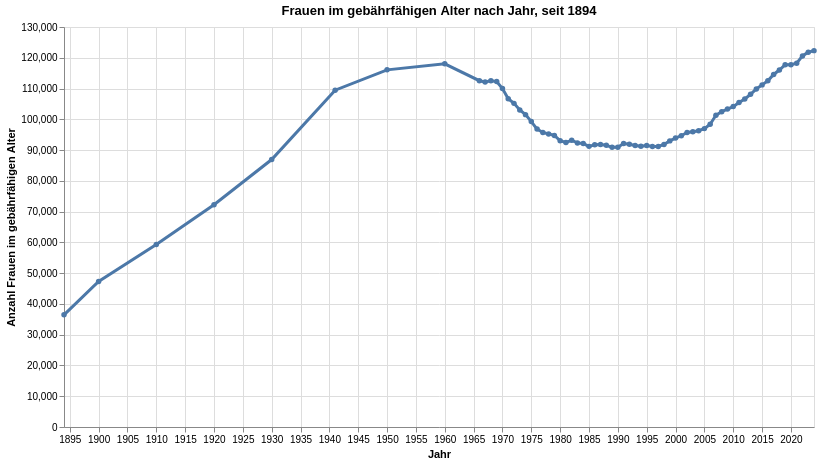

Notebook code cell kept with this figure:
### Code cell
grafik3 = mypy_dv.plot_altair_multiline_highlight(
    data = myAgg1.reset_index()
    ,x = 'StichtagDatJahr'
    ,y = 'sum_Frauen15bis49_noDM'
    ,x_beschriftung = 'Jahr'
    , y_beschriftung = 'Anzahl Frauen im gebährfähigen Alter'
    #,category = "ThemaLang"
    ,category_beschriftung= 'Legende:'
    ,warning_status = "ignore" #always or ignore
    ,myTitle="Frauen im gebährfähigen Alter nach Jahr, seit "+data_min_date
)
grafik3

### Figure 1 — Vega-Lite specification as saved in the notebook (floating-point values rounded to 4 significant figures)
{"config": {"view": {"continuousWidth": 300, "continuousHeight": 300}}, "layer": [{"mark": {"type": "circle"}, "encoding": {"opacity": {"value": 1.3}, "tooltip": [{"field": "StichtagDatJahr", "type": "temporal"}, {"field": "sum_Frauen15bis49_noDM", "type": "quantitative"}], "x": {"axis": {"title": "Jahr"}, "field": "StichtagDatJahr", "type": "temporal"}, "y": {"axis": {"title": "Anzahl Frauen im gebährfähigen Alter"}, "field": "sum_Frauen15bis49_noDM", "type": "quantitative"}}, "name": "view_8", "title": "Frauen im gebährfähigen Alter nach Jahr, seit 1894"}, {"mark": {"type": "line"}, "encoding": {"size": {"condition": {"test": {"not": {"param": "param_8"}}, "value": 1.2}, "value": 3}, "tooltip": [{"field": "StichtagDatJahr", "type": "temporal"}, {"field": "sum_Frauen15bis49_noDM", "type": "quantitative"}], "x": {"axis": {"title": "Jahr"}, "field": "StichtagDatJahr", "type": "temporal"}, "y": {"axis": {"title": "Anzahl Frauen im gebährfähigen Alter"}, "field": "sum_Frauen15bis49_noDM", "type": "quantitative"}}, "title": "Frauen im gebährfähigen Alter nach Jahr, seit 1894"}], "data": {"name": "data-ce2c0dcd8ad66f0ac8011adc0b9c4f9f"}, "height": 400, "params": [{"name": "param_8", "select": {"type": "point", "fields": [""], "nearest": true, "on": "pointerover"}, "views": ["view_8"]}], "width": 750, "$schema": "https://vega.github.io/schema/vega-lite/v5.8.0.json", "datasets": {"data-ce2c0dcd8ad66f0ac8011adc0b9c4f9f": [{"StichtagDatJahr": "1894-01-01T00:00:00", "Jahr_nbr": 1894, "sum_AnzGebuWir": 3556.0, "sum_Frauen15bis49_noDM": 36447, "mean_Fertilitaetsrate_noDM": 113.7}, {"StichtagDatJahr": "1900-01-01T00:00:00", "Jahr_nbr": 1900, "sum_AnzGebuWir": 4885.0, "sum_Frauen15bis49_noDM": 47289, "mean_Fertilitaetsrate_noDM": 114.4}, {"StichtagDatJahr": "1910-01-01T00:00:00", "Jahr_nbr": 1910, "sum_AnzGebuWir": 4067.0, "sum_Frauen15bis49_noDM": 59330, "mean_Fertilitaetsrate_noDM": 75.72}, {"StichtagDatJahr": "1920-01-01T00:00:00", "Jahr_nbr": 1920, "sum_AnzGebuWir": 3048.0, "sum_Frauen15bis49_noDM": 72228, "mean_Fertilitaetsrate_noDM": 42.48}, {"StichtagDatJahr": "1930-01-01T00:00:00", "Jahr_nbr": 1930, "sum_AnzGebuWir": 3436.0, "sum_Frauen15bis49_noDM": 86923, "mean_Fertilitaetsrate_noDM": 35.62}, {"StichtagDatJahr": "1941-01-01T00:00:00", "Jahr_nbr": 1941, "sum_AnzGebuWir": 4926.0, "sum_Frauen15bis49_noDM": 109470, "mean_Fertilitaetsrate_noDM": 42.8}, {"StichtagDatJahr": "1950-01-01T00:00:00", "Jahr_nbr": 1950, "sum_AnzGebuWir": 5432.0, "sum_Frauen15bis49_noDM": 116075, "mean_Fertilitaetsrate_noDM": 43.28}, {"StichtagDatJahr": "1960-01-01T00:00:00", "Jahr_nbr": 1960, "sum_AnzGebuWir": 6084.0, "sum_Frauen15bis49_noDM": 118029, "mean_Fertilitaetsrate_noDM": 55.95}, {"StichtagDatJahr": "1966-01-01T00:00:00", "Jahr_nbr": 1966, "sum_AnzGebuWir": 5248.0, "sum_Frauen15bis49_noDM": 112544, "mean_Fertilitaetsrate_noDM": 58.98}, {"StichtagDatJahr": "1967-01-01T00:00:00", "Jahr_nbr": 1967, "sum_AnzGebuWir": 5093.0, "sum_Frauen15bis49_noDM": 112099, "mean_Fertilitaetsrate_noDM": 59.71}, {"StichtagDatJahr": "1968-01-01T00:00:00", "Jahr_nbr": 1968, "sum_AnzGebuWir": 4777.0, "sum_Frauen15bis49_noDM": 112515, "mean_Fertilitaetsrate_noDM": 55.17}, {"StichtagDatJahr": "1969-01-01T00:00:00", "Jahr_nbr": 1969, "sum_AnzGebuWir": 4343.0, "sum_Frauen15bis49_noDM": 112271, "mean_Fertilitaetsrate_noDM": 52.12}, {"StichtagDatJahr": "1970-01-01T00:00:00", "Jahr_nbr": 1970, "sum_AnzGebuWir": 4150.0, "sum_Frauen15bis49_noDM": 109985, "mean_Fertilitaetsrate_noDM": 51.26}, {"StichtagDatJahr": "1971-01-01T00:00:00", "Jahr_nbr": 1971, "sum_AnzGebuWir": 3874.0, "sum_Frauen15bis49_noDM": 106703, "mean_Fertilitaetsrate_noDM": 52.23}, {"StichtagDatJahr": "1972-01-01T00:00:00", "Jahr_nbr": 1972, "sum_AnzGebuWir": 3687.0, "sum_Frauen15bis49_noDM": 105180, "mean_Fertilitaetsrate_noDM": 50.41}, {"StichtagDatJahr": "1973-01-01T00:00:00", "Jahr_nbr": 1973, "sum_AnzGebuWir": 3365.0, "sum_Frauen15bis49_noDM": 103050, "mean_Fertilitaetsrate_noDM": 47.11}, {"StichtagDatJahr": "1974-01-01T00:00:00", "Jahr_nbr": 1974, "sum_AnzGebuWir": 3220.0, "sum_Frauen15bis49_noDM": 101520, "mean_Fertilitaetsrate_noDM": 46.16}, {"StichtagDatJahr": "1975-01-01T00:00:00", "Jahr_nbr": 1975, "sum_AnzGebuWir": 3028.0, "sum_Frauen15bis49_noDM": 99259, "mean_Fertilitaetsrate_noDM": 46.07}, {"StichtagDatJahr": "1976-01-01T00:00:00", "Jahr_nbr": 1976, "sum_AnzGebuWir": 2880.0, "sum_Frauen15bis49_noDM": 96816, "mean_Fertilitaetsrate_noDM": 45.55}, {"StichtagDatJahr": "1977-01-01T00:00:00", "Jahr_nbr": 1977, "sum_AnzGebuWir": 2871.0, "sum_Frauen15bis49_noDM": 95721, "mean_Fertilitaetsrate_noDM": 46.35}, {"StichtagDatJahr": "1978-01-01T00:00:00", "Jahr_nbr": 1978, "sum_AnzGebuWir": 2882.0, "sum_Frauen15bis49_noDM": 95237, "mean_Fertilitaetsrate_noDM": 41.34}, {"StichtagDatJahr": "1979-01-01T00:00:00", "Jahr_nbr": 1979, "sum_AnzGebuWir": 2893.0, "sum_Frauen15bis49_noDM": 94771, "mean_Fertilitaetsrate_noDM": 40.66}, {"StichtagDatJahr": "1980-01-01T00:00:00", "Jahr_nbr": 1980, "sum_AnzGebuWir": 2953.0, "sum_Frauen15bis49_noDM": 93037, "mean_Fertilitaetsrate_noDM": 41.65}, {"StichtagDatJahr": "1981-01-01T00:00:00", "Jahr_nbr": 1981, "sum_AnzGebuWir": 2989.0, "sum_Frauen15bis49_noDM": 92466, "mean_Fertilitaetsrate_noDM": 42.79}, {"StichtagDatJahr": "1982-01-01T00:00:00", "Jahr_nbr": 1982, "sum_AnzGebuWir": 3076.0, "sum_Frauen15bis49_noDM": 93162, "mean_Fertilitaetsrate_noDM": 43.0}, {"StichtagDatJahr": "1983-01-01T00:00:00", "Jahr_nbr": 1983, "sum_AnzGebuWir": 2994.0, "sum_Frauen15bis49_noDM": 92330, "mean_Fertilitaetsrate_noDM": 39.58}, {"StichtagDatJahr": "1984-01-01T00:00:00", "Jahr_nbr": 1984, "sum_AnzGebuWir": 2984.0, "sum_Frauen15bis49_noDM": 92113, "mean_Fertilitaetsrate_noDM": 39.97}, {"StichtagDatJahr": "1985-01-01T00:00:00", "Jahr_nbr": 1985, "sum_AnzGebuWir": 2953.0, "sum_Frauen15bis49_noDM": 91204, "mean_Fertilitaetsrate_noDM": 40.12}, {"StichtagDatJahr": "1986-01-01T00:00:00", "Jahr_nbr": 1986, "sum_AnzGebuWir": 2986.0, "sum_Frauen15bis49_noDM": 91697, "mean_Fertilitaetsrate_noDM": 39.56}, {"StichtagDatJahr": "1987-01-01T00:00:00", "Jahr_nbr": 1987, "sum_AnzGebuWir": 2942.0, "sum_Frauen15bis49_noDM": 91781, "mean_Fertilitaetsrate_noDM": 39.69}, {"StichtagDatJahr": "1988-01-01T00:00:00", "Jahr_nbr": 1988, "sum_AnzGebuWir": 3036.0, "sum_Frauen15bis49_noDM": 91540, "mean_Fertilitaetsrate_noDM": 40.91}, {"StichtagDatJahr": "1989-01-01T00:00:00", "Jahr_nbr": 1989, "sum_AnzGebuWir": 3044.0, "sum_Frauen15bis49_noDM": 90884, "mean_Fertilitaetsrate_noDM": 40.86}, {"StichtagDatJahr": "1990-01-01T00:00:00", "Jahr_nbr": 1990, "sum_AnzGebuWir": 3046.0, "sum_Frauen15bis49_noDM": 90909, "mean_Fertilitaetsrate_noDM": 40.54}, {"StichtagDatJahr": "1991-01-01T00:00:00", "Jahr_nbr": 1991, "sum_AnzGebuWir": 3342.0, "sum_Frauen15bis49_noDM": 92114, "mean_Fertilitaetsrate_noDM": 42.56}, {"StichtagDatJahr": "1992-01-01T00:00:00", "Jahr_nbr": 1992, "sum_AnzGebuWir": 3406.0, "sum_Frauen15bis49_noDM": 91923, "mean_Fertilitaetsrate_noDM": 43.73}, {"StichtagDatJahr": "1993-01-01T00:00:00", "Jahr_nbr": 1993, "sum_AnzGebuWir": 3400.0, "sum_Frauen15bis49_noDM": 91517, "mean_Fertilitaetsrate_noDM": 43.57}, {"StichtagDatJahr": "1994-01-01T00:00:00", "Jahr_nbr": 1994, "sum_AnzGebuWir": 3483.0, "sum_Frauen15bis49_noDM": 91278, "mean_Fertilitaetsrate_noDM": 44.76}, {"StichtagDatJahr": "1995-01-01T00:00:00", "Jahr_nbr": 1995, "sum_AnzGebuWir": 3419.0, "sum_Frauen15bis49_noDM": 91496, "mean_Fertilitaetsrate_noDM": 44.09}, {"StichtagDatJahr": "1996-01-01T00:00:00", "Jahr_nbr": 1996, "sum_AnzGebuWir": 3430.0, "sum_Frauen15bis49_noDM": 91195, "mean_Fertilitaetsrate_noDM": 44.53}, {"StichtagDatJahr": "1997-01-01T00:00:00", "Jahr_nbr": 1997, "sum_AnzGebuWir": 3459.0, "sum_Frauen15bis49_noDM": 91197, "mean_Fertilitaetsrate_noDM": 45.42}, {"StichtagDatJahr": "1998-01-01T00:00:00", "Jahr_nbr": 1998, "sum_AnzGebuWir": 3455.0, "sum_Frauen15bis49_noDM": 91817, "mean_Fertilitaetsrate_noDM": 46.01}, {"StichtagDatJahr": "1999-01-01T00:00:00", "Jahr_nbr": 1999, "sum_AnzGebuWir": 3489.0, "sum_Frauen15bis49_noDM": 92989, "mean_Fertilitaetsrate_noDM": 45.42}, {"StichtagDatJahr": "2000-01-01T00:00:00", "Jahr_nbr": 2000, "sum_AnzGebuWir": 3577.0, "sum_Frauen15bis49_noDM": 93895, "mean_Fertilitaetsrate_noDM": 46.22}, {"StichtagDatJahr": "2001-01-01T00:00:00", "Jahr_nbr": 2001, "sum_AnzGebuWir": 3472.0, "sum_Frauen15bis49_noDM": 94651, "mean_Fertilitaetsrate_noDM": 44.22}, {"StichtagDatJahr": "2002-01-01T00:00:00", "Jahr_nbr": 2002, "sum_AnzGebuWir": 3553.0, "sum_Frauen15bis49_noDM": 95729, "mean_Fertilitaetsrate_noDM": 44.55}, {"StichtagDatJahr": "2003-01-01T00:00:00", "Jahr_nbr": 2003, "sum_AnzGebuWir": 3629.0, "sum_Frauen15bis49_noDM": 95971, "mean_Fertilitaetsrate_noDM": 44.95}, {"StichtagDatJahr": "2004-01-01T00:00:00", "Jahr_nbr": 2004, "sum_AnzGebuWir": 3791.0, "sum_Frauen15bis49_noDM": 96282, "mean_Fertilitaetsrate_noDM": 46.6}, {"StichtagDatJahr": "2005-01-01T00:00:00", "Jahr_nbr": 2005, "sum_AnzGebuWir": 3895.0, "sum_Frauen15bis49_noDM": 96975, "mean_Fertilitaetsrate_noDM": 46.87}, {"StichtagDatJahr": "2006-01-01T00:00:00", "Jahr_nbr": 2006, "sum_AnzGebuWir": 4029.0, "sum_Frauen15bis49_noDM": 98393, "mean_Fertilitaetsrate_noDM": 47.93}, {"StichtagDatJahr": "2007-01-01T00:00:00", "Jahr_nbr": 2007, "sum_AnzGebuWir": 4119.0, "sum_Frauen15bis49_noDM": 101323, "mean_Fertilitaetsrate_noDM": 46.71}, {"StichtagDatJahr": "2008-01-01T00:00:00", "Jahr_nbr": 2008, "sum_AnzGebuWir": 4349.0, "sum_Frauen15bis49_noDM": 102479, "mean_Fertilitaetsrate_noDM": 48.28}, {"StichtagDatJahr": "2009-01-01T00:00:00", "Jahr_nbr": 2009, "sum_AnzGebuWir": 4639.0, "sum_Frauen15bis49_noDM": 103332, "mean_Fertilitaetsrate_noDM": 50.95}, {"StichtagDatJahr": "2010-01-01T00:00:00", "Jahr_nbr": 2010, "sum_AnzGebuWir": 4588.0, "sum_Frauen15bis49_noDM": 104128, "mean_Fertilitaetsrate_noDM": 49.21}, {"StichtagDatJahr": "2011-01-01T00:00:00", "Jahr_nbr": 2011, "sum_AnzGebuWir": 4760.0, "sum_Frauen15bis49_noDM": 105480, "mean_Fertilitaetsrate_noDM": 49.97}, {"StichtagDatJahr": "2012-01-01T00:00:00", "Jahr_nbr": 2012, "sum_AnzGebuWir": 4678.0, "sum_Frauen15bis49_noDM": 106597, "mean_Fertilitaetsrate_noDM": 48.69}, {"StichtagDatJahr": "2013-01-01T00:00:00", "Jahr_nbr": 2013, "sum_AnzGebuWir": 4920.0, "sum_Frauen15bis49_noDM": 108112, "mean_Fertilitaetsrate_noDM": 50.18}, {"StichtagDatJahr": "2014-01-01T00:00:00", "Jahr_nbr": 2014, "sum_AnzGebuWir": 5145.0, "sum_Frauen15bis49_noDM": 109875, "mean_Fertilitaetsrate_noDM": 51.3}, {"StichtagDatJahr": "2015-01-01T00:00:00", "Jahr_nbr": 2015, "sum_AnzGebuWir": 5191.0, "sum_Frauen15bis49_noDM": 111188, "mean_Fertilitaetsrate_noDM": 51.03}, {"StichtagDatJahr": "2016-01-01T00:00:00", "Jahr_nbr": 2016, "sum_AnzGebuWir": 5176.0, "sum_Frauen15bis49_noDM": 112520, "mean_Fertilitaetsrate_noDM": 49.76}, {"StichtagDatJahr": "2017-01-01T00:00:00", "Jahr_nbr": 2017, "sum_AnzGebuWir": 5240.0, "sum_Frauen15bis49_noDM": 114576, "mean_Fertilitaetsrate_noDM": 49.64}, {"StichtagDatJahr": "2018-01-01T00:00:00", "Jahr_nbr": 2018, "sum_AnzGebuWir": 5212.0, "sum_Frauen15bis49_noDM": 116029, "mean_Fertilitaetsrate_noDM": 48.54}, {"StichtagDatJahr": "2019-01-01T00:00:00", "Jahr_nbr": 2019, "sum_AnzGebuWir": 5134.0, "sum_Frauen15bis49_noDM": 117729, "mean_Fertilitaetsrate_noDM": 46.65}, {"StichtagDatJahr": "2020-01-01T00:00:00", "Jahr_nbr": 2020, "sum_AnzGebuWir": 5133.0, "sum_Frauen15bis49_noDM": 117724, "mean_Fertilitaetsrate_noDM": 46.61}, {"StichtagDatJahr": "2021-01-01T00:00:00", "Jahr_nbr": 2021, "sum_AnzGebuWir": 5261.0, "sum_Frauen15bis49_noDM": 118204, "mean_Fertilitaetsrate_noDM": 47.6}, {"StichtagDatJahr": "2022-01-01T00:00:00", "Jahr_nbr": 2022, "sum_AnzGebuWir": 4538.0, "sum_Frauen15bis49_noDM": 120607, "mean_Fertilitaetsrate_noDM": 40.29}, {"StichtagDatJahr": "2023-01-01T00:00:00", "Jahr_nbr": 2023, "sum_AnzGebuWir": 4475.0, "sum_Frauen15bis49_noDM": 121810, "mean_Fertilitaetsrate_noDM": 39.45}, {"StichtagDatJahr": "2024-01-01T00:00:00", "Jahr_nbr": 2024, "sum_AnzGebuWir": 4345.0, "sum_Frauen15bis49_noDM": 122321, "mean_Fertilitaetsrate_noDM": 38.35}]}}
